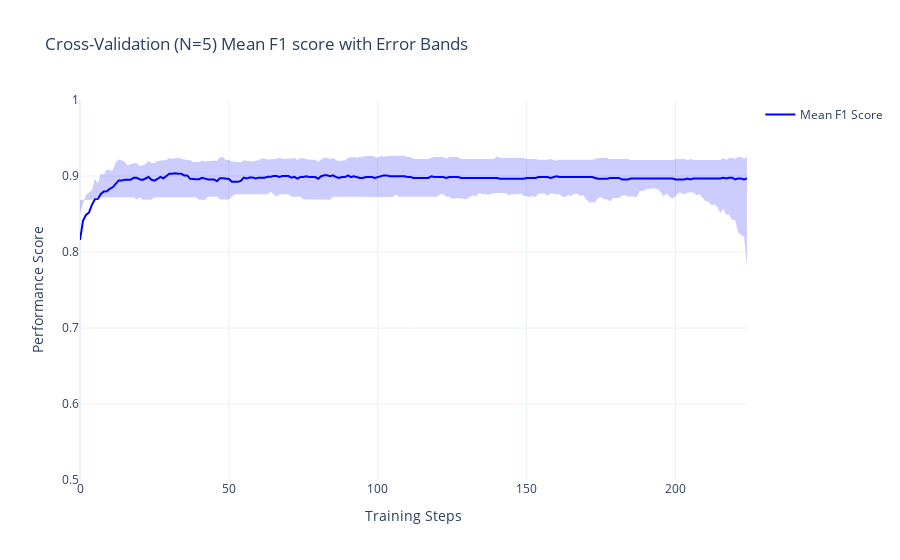

Notebook code for this chart:
### Code cell
import plotly.graph_objects as go

# Create figure
fig = go.Figure()

# Add mean performance line
fig.add_trace(
    go.Scatter(
        x=cv_results["iterations"], y=cv_results["test-F1-mean"], mode="lines", name="Mean F1 Score", line=dict(color="blue")
    )
)

# Add shaded error region
fig.add_trace(
    go.Scatter(
        x=pd.concat([cv_results["iterations"], cv_results["iterations"][::-1]]),
        y=pd.concat([cv_results["test-F1-mean"]+cv_results["test-F1-std"], 
                     cv_results["test-F1-mean"]-cv_results["test-F1-std"]]),
        fill="toself", 
        fillcolor="rgba(0, 0, 255, 0.2)",
        line=dict(color="rgba(255, 255, 255, 0)"),
        showlegend=False
    )
)

# Customize layout
fig.update_layout(
    title="Cross-Validation (N=5) Mean F1 score with Error Bands",
    xaxis_title="Training Steps",
    yaxis_title="Performance Score",
    template="plotly_white",
    yaxis=dict(range=[0.5, 1])
)

fig.show()

fig.write_image(outfolder / "test_f1.png")

### Figure 1 — Plotly figure (JSON) as saved in the notebook; plotly's stock layout.template omitted (floating-point values rounded to 4 significant figures; data arrays with more than 128 entries replaced by an {"elided": "..."} marker saying what was removed)
{"data": [{"line": {"color": "blue"}, "mode": "lines", "name": "Mean F1 Score", "type": "scatter", "x": {"elided": "225 int values"}, "y": {"elided": "225 float values"}}, {"fill": "toself", "fillcolor": "rgba(0, 0, 255, 0.2)", "line": {"color": "rgba(255, 255, 255, 0)"}, "showlegend": false, "type": "scatter", "x": {"elided": "450 int values"}, "y": {"elided": "450 float values"}}], "layout": {"title": {"text": "Cross-Validation (N=5) Mean F1 score with Error Bands"}, "xaxis": {"title": {"text": "Training Steps"}}, "yaxis": {"range": [0.5, 1], "title": {"text": "Performance Score"}}}}
